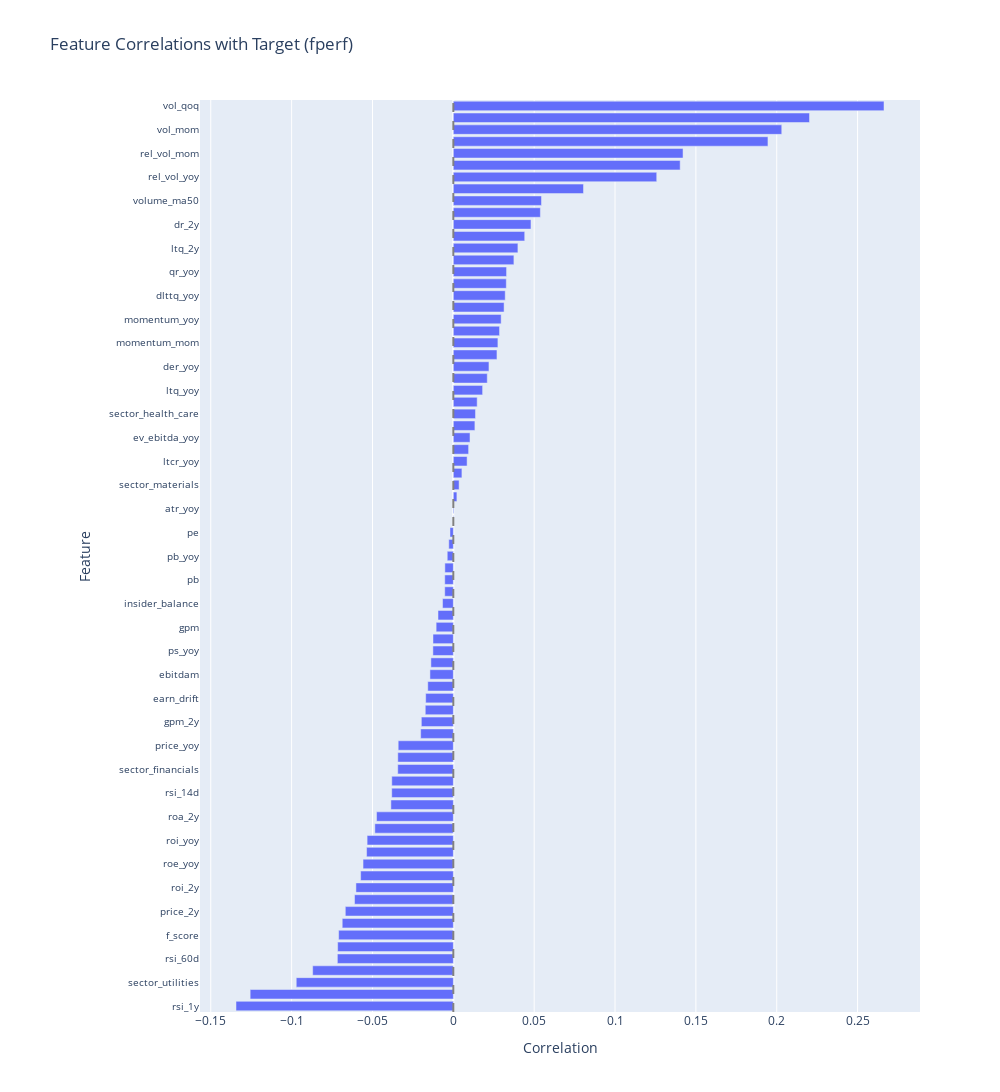

The notebook cell this image was saved under:
### Code cell
df = data.to_pandas()
df_standardized = (df[features] - df[features].mean()) / df[features].std()
corr = df_standardized.corrwith(df[target])
corr_df = pl.DataFrame({"Feature": corr.index, "Correlation": corr.values}).sort(
    "Correlation", descending=False
)

fig = px.bar(
    corr_df,
    x="Correlation",
    y="Feature",
    orientation="h",
    title="Feature Correlations with Target (fperf)",
    width=1000,
    height=1200,
)
fig.update_layout(yaxis={"tickfont": {"size": 10}}, showlegend=False, margin={"l": 200})
fig.add_vline(x=0, line_dash="dash", line_color="gray")
fig.show()

### Figure 1 — Plotly figure (JSON) as saved in the notebook; plotly's stock layout.template omitted (floating-point values rounded to 4 significant figures)
{"data": [{"alignmentgroup": "True", "hovertemplate": "Correlation=%{x}<br>Feature=%{y}<extra></extra>", "legendgroup": "", "marker": {"color": "#636efa", "pattern": {"shape": ""}}, "name": "", "offsetgroup": "", "orientation": "h", "showlegend": false, "textposition": "auto", "type": "bar", "x": [-0.1344, -0.1256, -0.09714, -0.08698, -0.07171, -0.07153, -0.07091, -0.0687, -0.0668, -0.0611, -0.06023, -0.05732, -0.05583, -0.05364, -0.05332, -0.04854, -0.04748, -0.03861, -0.03809, -0.03806, -0.03437, -0.03433, -0.03409, -0.0202, -0.01978, -0.01735, -0.0171, -0.0158, -0.01446, -0.01387, -0.01263, -0.01258, -0.01064, -0.009479, -0.006671, -0.005316, -0.005299, -0.005236, -0.003765, -0.002799, -0.002072, 0.0002979, 0.0004232, 0.002207, 0.003573, 0.005314, 0.008515, 0.009451, 0.0103, 0.01334, 0.0137, 0.01474, 0.01811, 0.02098, 0.02204, 0.02699, 0.02757, 0.02858, 0.02958, 0.03138, 0.03209, 0.03276, 0.03292, 0.03746, 0.03994, 0.04415, 0.04801, 0.05383, 0.05453, 0.08048, 0.1258, 0.1403, 0.1421, 0.1946, 0.2031, 0.2203, 0.2663], "xaxis": "x", "y": ["rsi_1y", "size", "sector_utilities", "rsi_90d", "rsi_60d", "roa", "f_score", "roa_yoy", "price_2y", "sector_consumer_staples", "roi_2y", "niq_2y", "roe_yoy", "rsi_30d", "roi_yoy", "niq_yoy", "roa_2y", "price_mom", "rsi_14d", "price_qoq", "sector_financials", "sector_real_estate", "price_yoy", "pe_2y", "gpm_2y", "low_fear", "earn_drift", "n_sales", "ebitdam", "momentum_2y", "ps_yoy", "gpm_yoy", "gpm", "ev_ebitda", "insider_balance", "ps", "pb", "sector_industrials", "pb_yoy", "pe_yoy", "pe", "saleq_yoy", "atr_yoy", "roe", "sector_materials", "saleq_2y", "ltcr_yoy", "fcf_yoy", "ev_ebitda_yoy", "cr_yoy", "sector_health_care", "sector_communication_services", "ltq_yoy", "n_purch", "der_yoy", "momentum_qoq", "momentum_mom", "high_fear", "momentum_yoy", "dr_yoy", "dlttq_yoy", "ltda_yoy", "qr_yoy", "sector_consumer_discretionary", "ltq_2y", "sector_energy", "dr_2y", "volume_ma20", "volume_ma50", "sector_information_technology", "rel_vol_yoy", "rel_vol_qoq", "rel_vol_mom", "fear_ma30", "vol_mom", "vol_yoy", "vol_qoq"], "yaxis": "y"}], "layout": {"barmode": "relative", "height": 1200, "legend": {"tracegroupgap": 0}, "margin": {"l": 200}, "shapes": [{"line": {"color": "gray", "dash": "dash"}, "type": "line", "x0": 0, "x1": 0, "xref": "x", "y0": 0, "y1": 1, "yref": "y domain"}], "showlegend": false, "title": {"text": "Feature Correlations with Target (fperf)"}, "width": 1000, "xaxis": {"anchor": "y", "domain": [0, 1], "title": {"text": "Correlation"}}, "yaxis": {"anchor": "x", "domain": [0, 1], "tickfont": {"size": 10}, "title": {"text": "Feature"}}}}
